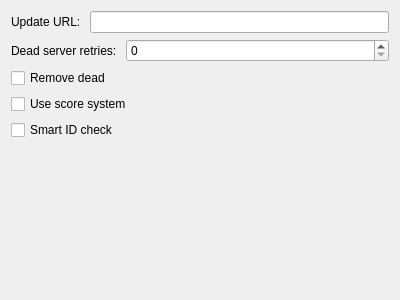
<?xml version="1.0" encoding="UTF-8"?>
<ui version="4.0">
 <class>ServerPage</class>
 <widget class="PreferenceWidget" name="ServerPage">
  <property name="geometry">
   <rect>
    <x>0</x>
    <y>0</y>
    <width>400</width>
    <height>300</height>
   </rect>
  </property>
  <layout class="QVBoxLayout" name="verticalLayout">
   <item>
    <layout class="QHBoxLayout" name="horizontalLayout">
     <item>
      <widget class="QLabel" name="label_2">
       <property name="text">
        <string>Update URL: </string>
       </property>
      </widget>
     </item>
     <item>
      <widget class="QLineEdit" name="m_updateUrlEdit"/>
     </item>
    </layout>
   </item>
   <item>
    <layout class="QFormLayout" name="formLayout">
     <item row="0" column="0">
      <widget class="QLabel" name="label">
       <property name="text">
        <string>Dead server retries: </string>
       </property>
      </widget>
     </item>
     <item row="0" column="1">
      <widget class="QSpinBox" name="m_deadServerRetries">
       <property name="maximum">
        <number>999</number>
       </property>
      </widget>
     </item>
    </layout>
   </item>
   <item>
    <widget class="QCheckBox" name="m_removeDead">
     <property name="text">
      <string>Remove dead</string>
     </property>
    </widget>
   </item>
   <item>
    <widget class="QCheckBox" name="m_useScoreSystem">
     <property name="text">
      <string>Use score system</string>
     </property>
    </widget>
   </item>
   <item>
    <widget class="QCheckBox" name="m_smartIDCheck">
     <property name="text">
      <string>Smart ID check</string>
     </property>
    </widget>
   </item>
   <item>
    <spacer name="verticalSpacer">
     <property name="orientation">
      <enum>Qt::Vertical</enum>
     </property>
     <property name="sizeHint" stdset="0">
      <size>
       <width>20</width>
       <height>40</height>
      </size>
     </property>
    </spacer>
   </item>
  </layout>
 </widget>
 <customwidgets>
  <customwidget>
   <class>PreferenceWidget</class>
   <extends>QWidget</extends>
   <header>preferencewidget.h</header>
   <container>1</container>
  </customwidget>
 </customwidgets>
 <resources/>
 <connections/>
</ui>
